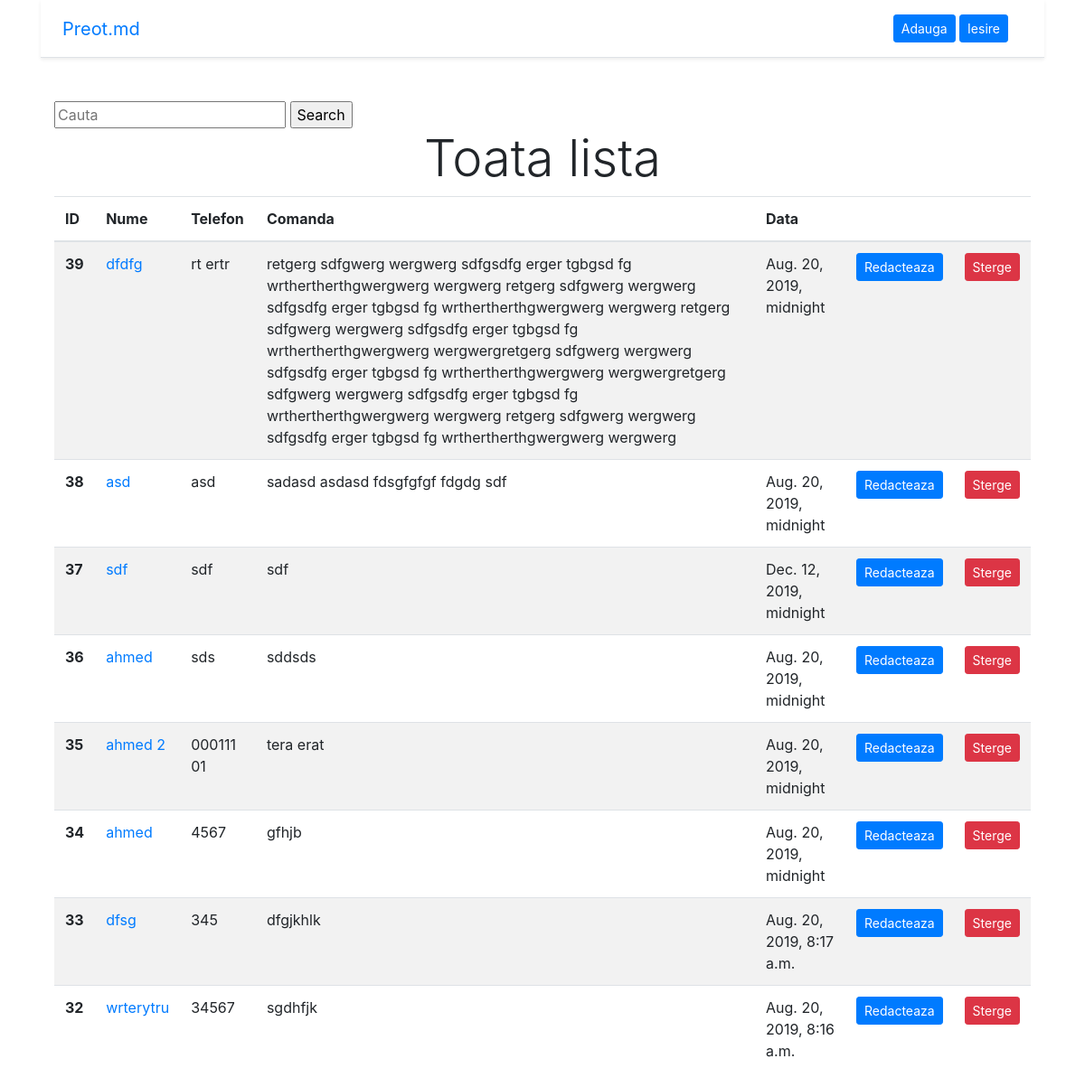
The app's page / (signed in) with its own data.
### liste/models.py (models this page shows, shortened)
class Comanda(models.Model):
    id = models.AutoField(primary_key=True)
    name = models.CharField(max_length=100)
    phone = models.CharField(max_length=100)
    content = models.TextField()
    created_on = models.DateTimeField(auto_now_add=False)
    class Meta:
        ordering = ['-id']

### liste/views.py (the view)
# urls.py: 2. Add a URL to urlpatterns:  path('', views.home, name='home')
@login_required(login_url='/login/')
def home(request):
    liste = Comanda.objects.all()
    paginator = Paginator(liste, 50)
    page = request.GET.get('page')
    liste = paginator.get_page(page)
    query = request.GET.get("q")
    if query:
        liste = Comanda.objects.filter(Q(name=query) |
                                       Q(content=query) |
                                       Q(phone=query)
                                    ).distinct()
        reverse_lazy('lista:home')
    return render(request, 'liste/home.html',{'objects_list': liste, })

### liste/templates/liste/home.html (shortened to what this page needs)
{%extends 'base.html'%}
{%block content%}
<div class="container">
<form method="GET" action='' style="text-align:left">
  <input type="text" name="q" placeholder="Cauta" value="{{request.GET.q}}"/>
  <input type="submit" value="Search"></input>
</form>
</div>
<h1 class="display-4" style="text-align:center;">Toata lista</h1>
<div class="container">
  <div class="">
    <table class="table table-striped">
      <thead>
    <tr>
      <th scope="col">ID</th>
      <th scope="col">Nume</th>
      <th scope="col">Telefon</th>
      <th scope="col" >Comanda</th>
      <th scope="col" colspan="3">Data</th>
    </tr>
  </thead>
  <tbody>
    {%for object in objects_list%}
    <tr>
      <th scope="row">{{object.id}}</th>
      <td><a href='{% url "lista:detail" pk=object.pk %}'>{{object.name}}</a></td>
      <td>{{object.phone}}</td>
      <td>{{object.content}}</td>
      <td>{{object.created_on}}</td>
      <td>
        <a href='{% url "lista:update" pk=object.pk %}'><button type="button" class="btn btn-primary btn-sm">Redacteaza</button></a>
      </td>
      <td>
        <a href='{% url "lista:delete" pk=object.pk %}'><button type="button" class="btn btn-danger btn-sm">Sterge</button></a>
      </td>
    </tr>
    {%endfor%}
    </tbody>
    </table>
  </div>
</div>
{%endblock%}

### templates/base.html (shortened to what this page needs)
<!doctype html>
<html lang="en">
  <head>
    <link rel="stylesheet" href="https://stackpath.bootstrapcdn.com/bootstrap/4.3.1/css/bootstrap.min.css">
  </head>
  <body>
    <div class="container">
    <div class="d-flex flex-column flex-md-row align-items-center p-3 px-md-4 mb-3 bg-white border-bottom shadow-sm">
  <h5 class="my-0 mr-md-auto font-weight-normal">    <a href='{% url "lista:home"%}'>Preot.md</a></h5>
  <nav class="my-2 my-md-0 mr-md-3">
<a href='{% url "lista:create"%}'><button type="button" class="btn btn-primary btn-sm">Adauga</button></a>
  {% if user.is_authenticated %}
    <a href='{% url "logout" %}'><button type="button" class="btn btn-primary btn-sm">Iesire</button></a>
  {%endif%}
  </nav>
</div>
</div>
<div class="container" >
{%block content%}
{%endblock%}
</div>
  </body>
</html>

### records on screen
Comanda: id "39", name "dfdfg", phone "rt ertr", content "retgerg sdfgwerg wergwerg sdfgsdfg erger tgbgsd fg wrthertherthgwergwerg wergwerg retgerg sdfgwerg wergwerg sdfgsdfg erger tgbgsd fg wrthertherthgwergwerg wergwerg retgerg sdfgwerg wergwerg sdfgsdfg erger tgbgsd fg wrthertherthgwergwerg wergwergretgerg sdfgwerg wergwerg sdfgsdfg erger tgbgsd fg wrthertherthgwergwerg wergwergretgerg sdfgwerg wergwerg sdfgsdfg erger tgbgsd fg wrthertherthgwergwerg wergwerg retgerg sdfgwerg wergwerg sdfgsdfg erger tgbgsd fg wrthertherthgwergwerg wergwerg", created_on "Aug. 20, 2019, midnight"
Comanda: id "38", name "asd", phone "asd", content "sadasd asdasd fdsgfgfgf fdgdg sdf", created_on "Aug. 20, 2019, midnight"
Comanda: id "37", name "sdf", phone "sdf", content "sdf", created_on "Dec. 12, 2019, midnight"
Comanda: id "36", name "ahmed", phone "sds", content "sddsds", created_on "Aug. 20, 2019, midnight"
Comanda: id "35", name "ahmed 2", phone "000111 01", content "tera erat", created_on "Aug. 20, 2019, midnight"
Comanda: id "34", name "ahmed", phone "4567", content "gfhjb", created_on "Aug. 20, 2019, midnight"
Comanda: id "33", name "dfsg", phone "345", content "dfgjkhlk", created_on "Aug. 20, 2019, 8:17 a.m."
Comanda: id "32", name "wrterytru", phone "34567", content "sgdhfjk", created_on "Aug. 20, 2019, 8:16 a.m."
